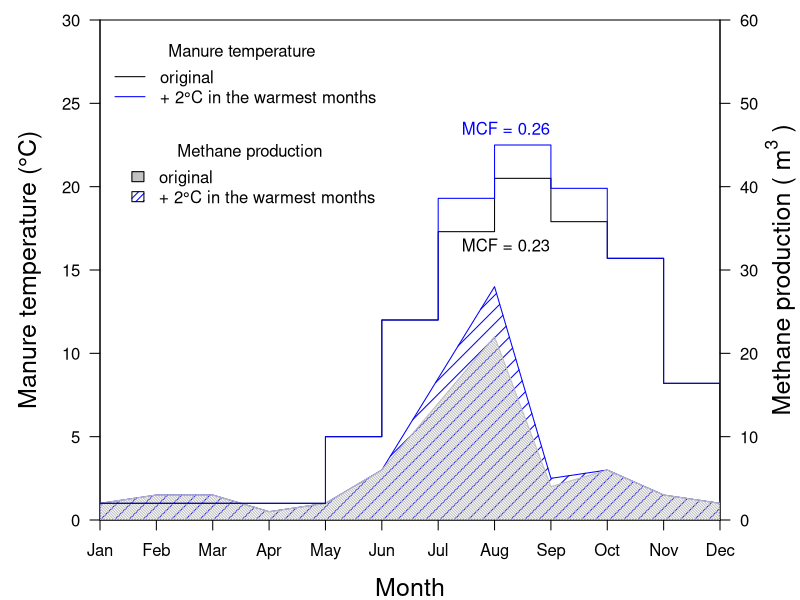

Recreate this plot in R.
#To create a figure to demonstrate the influence of temperature on MCF
#The data is from the sheet:MCF sheet_Fig 1. 
#The manure temperature increase from 3 months. 
Tm<-c(1.0,1.0,1.0,1.0,5.0,12.0,17.3,20.5,17.9,15.7,8.2,1.2)
Tm.2<-c(1.0,1.0,1.0,1.0,5.0,12.0,19.3,22.5,19.9,15.7,8.2,1.2)
CH4  <-c(2,3,3,1,2,6,14,22,4,6,3,2)/2
CH4.2<-c(2,3,3,1,2,6,17,28,5,6,3,2)/2
#Output 800 x 600
par(mar=c(4,5,1,4))
plot(0,type="n",xlim=c(1,12),ylim=c(0,30),
     xlab="Month",ylab="Manure temperature (°C)"
     ,las=1,xaxt="n",xaxs="i",yaxs="i"
     ,cex.lab=1.5)
axis(1,at=c(1:12),labels=month.abb)
axis(4,at=seq(0,30,5),labels=seq(0,60,10),
     las=1)
mtext(expression("Methane production ("~m^3~")"),
      side=4,line=3,cex=1.5)
polygon(c(c(1:12),c(12:1)),c(CH4.2,rep(0,12))
        ,col="blue"
        ,density=10,angle=45)
polygon(c(c(1:12),c(12:1)),c(CH4,rep(0,12))
        ,col="grey",density = 50, angle =135)
lines(c(1:12),Tm,type="s")
lines(c(1:12),Tm.2,type="s",col="blue")
legend(1,29,c("original","+ 2°C in the warmest months")
       ,col=c("black","blue"),lty=c(1,1),
       bty="n",title="Manure temperature")
legend(1.3,23,c("original","+ 2°C in the warmest months")
       ,fill=c("grey","blue"),density=c(135,20)
       ,bty="n",title="Methane production")
text(8.2,23.5,"MCF = 0.26",col="blue")
text(8.2,16.5,"MCF = 0.23")
#arrows(8,22.5,8,20.5,length=0.03, angle=90)
